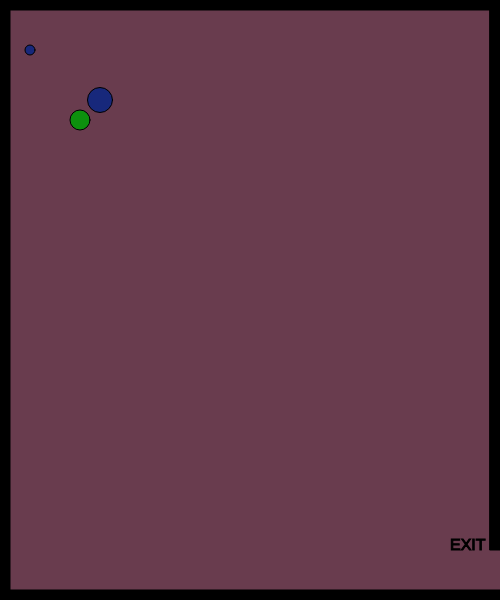
Frame 1 (no input)
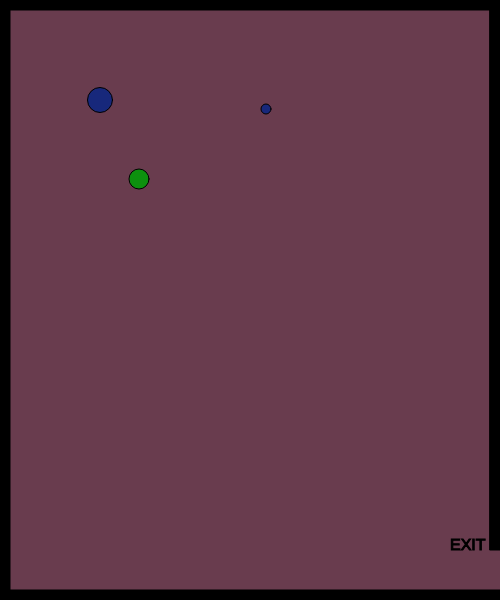
Frame 60 (no input)
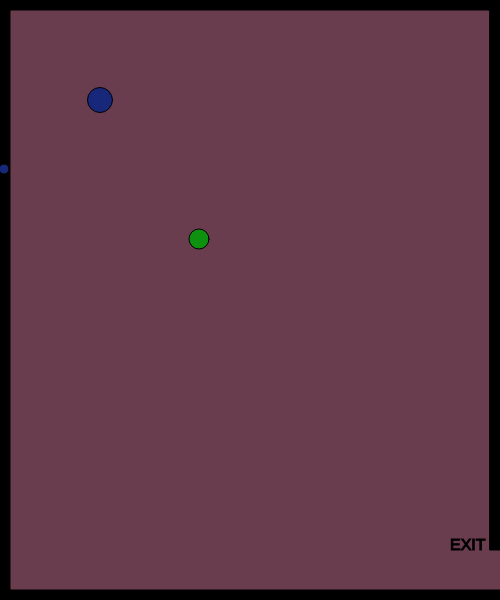
Frame 120 (the mouse pressed at the canvas centre since frame 60)

The p5.js sketch that drew these frames (run headless with seeded random() and noise() and a simulated clock; from frame 60 on, the mouse is pressed at the canvas centre):

// p5.js sketch
// ── sketch.js
// JavaScript source code
var characterX = 100;
var characterY = 100;
// define the key codes for each letter
var w = 87; 
var s = 83;
var a = 65;
var d = 68;

// x and y for a shape
var shapeX = 30;
var shapeY = 50;
var shapeX2 = 80;
var shapeY2 = 120;
var shapeXSpeed;
var shapeYSpeed;
var shapeX2Speed;
var shapeY2Speed;

// create a shape when the mouse is clicked
var mouseShapeX;
var mouseShapeY;
function setup()
{
    createCanvas(500, 600);
    // get a random speed when the it first starts
    shapeXSpeed = Math.floor(Math.random() * (Math.floor(Math.random() * 5)) + 1);
    shapeYSpeed = Math.floor(Math.random() * (Math.floor(Math.random() * 5)) + 1);
    shapeX2Speed = Math.floor(Math.random() * (Math.floor(Math.random() * 5)) + 1);
    shapeY2Speed = Math.floor(Math.random() * (Math.floor(Math.random() * 5)) + 1);
}

function draw()
{
    background(105,60,78);
    stroke(0);
    fill(0);
    // top border
    rect(0,0,width,10);
    // left border
    rect(0,0,10,height);
    // bottom border
    rect(0, height-10,width, 10);
    // right upper border
    rect(width-10,0,10,height-50);

    // exit message
    textSize(16);
    text("EXIT", width-50,height-50)

    //character
    fill(23,40,123);
    circle(characterX,characterY,25);

    // handle the keys
    if(keyIsDown(w))
    {
        characterY -= 10;   
    }
    if(keyIsDown(s))
    {
        characterY += 10;   
    }
    if(keyIsDown(a))
    {
        characterX -= 10;   
    }
    if(keyIsDown(d))
    {
        characterX += 10;   
    }

    // potential enemy
    {
       // draw the shape
        circle(shapeX, shapeY, 10);
        fill(13, 145, 14);
    }
    {
        circle(shapeX2, shapeY2, 20);
        fill(35, 67, 65);
    } 

    

    // move the shape
    shapeX += shapeXSpeed;
    shapeY += shapeYSpeed;
    shapeX2 += shapeX2Speed;
    shapeY2 += shapeY2Speed; 

    // check to see if the shape has gone out of bounds
    if(shapeX > width)
    {
        shapeX = 0;
    }
    if(shapeX < 0)
    {
        shapeX = width;
    }
    if(shapeY > height)
    {
        shapeY = 0;
    }
    if(shapeY < 0)
    {
        shapeY = height;
    }

    // check to see if the character has left the exit
    if(characterX > width && characterY > width-50)
    {
        fill(0);
        stroke(5);
        textSize(26);
        text("You Win!", width/2-50, height/2-50);
    }

    // create the shape based on the mouse click
    fill(120,130,140);
    circle(mouseShapeX, mouseShapeY, 25);
}

function mouseClicked()
{
    mouseShapeX = mouseX;
    mouseShapeY = mouseY;
}
function keyPressed() {
    if (keyCode === LEFT_ARROW) {
        characterX -= 10;
    }
    else if (keyCode === RIGHT_ARROW) {
        characterX += 10;
    }
    else if (keyCode === UP_ARROW) {
        characterY -= 10;
    }
    else if (keyCode === DOWN_ARROW) {
        characterY += 10;
    }
}
